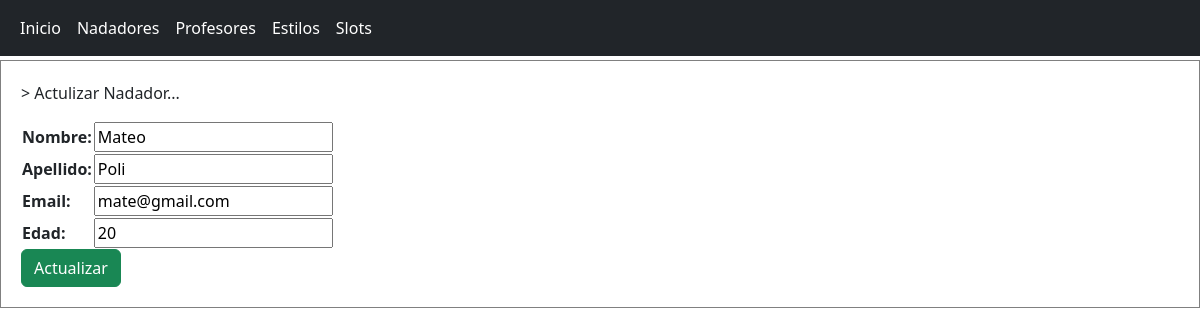
/AppSwim/update_nadadores/3, run on the app's committed database.
### AppSwim/models.py (models this page shows, shortened)
class Nadador(models.Model):
    nombre = models.CharField(max_length=40)
    apellido = models.CharField(max_length=40)
    email = models.EmailField()
    edad = models.IntegerField(default=18)

### AppSwim/views.py (the view)
# urls.py: path('update_nadadores/<id_nadador>', update_nadadores),
def update_nadadores(request, id_nadador):
    nadador = Nadador.objects.get(id = id_nadador)
    if request.method == 'POST':
        formulario = Form_Nadador(request.POST)
        if formulario.is_valid():
            info = formulario.cleaned_data
            nadador.nombre = info['nombre']
            nadador.apellido = info['apellido']
            nadador.email = info['email']
            nadador.edad = info['edad']
            nadador.save()
            return redirect('/AppSwim/read_nadadores')
    else:
        formulario = Form_Nadador(initial={'nombre': nadador.nombre,
                                           'apellido': nadador.apellido,
                                           'email': nadador.email,
                                           'edad': nadador.edad})
        return render(request, 'nadadores/update_nadadores.html', {'formulario': formulario})

### AppSwim/forms.py
class Form_Nadador(forms.Form):
    nombre = forms.CharField(max_length=40)
    apellido = forms.CharField(max_length=40)
    email = forms.EmailField()
    edad = forms.IntegerField()

### AppSwim/template/nadadores/update_nadadores.html
{% extends "inicio.html" %}
{% load static %}
{% block contenido %}
    <p>> Actulizar Nadador...</p>
    <form method="POST">{% csrf_token %}
        <table>
            {{ formulario.as_table }}
        </table>
        <button type="submit" class="btn btn-success">Actualizar</button>
    </form>
{% endblock %}

### data on the page
Nadador: nombre "Mateo", apellido "Poli", email "mate@gmail.com", edad "20"
